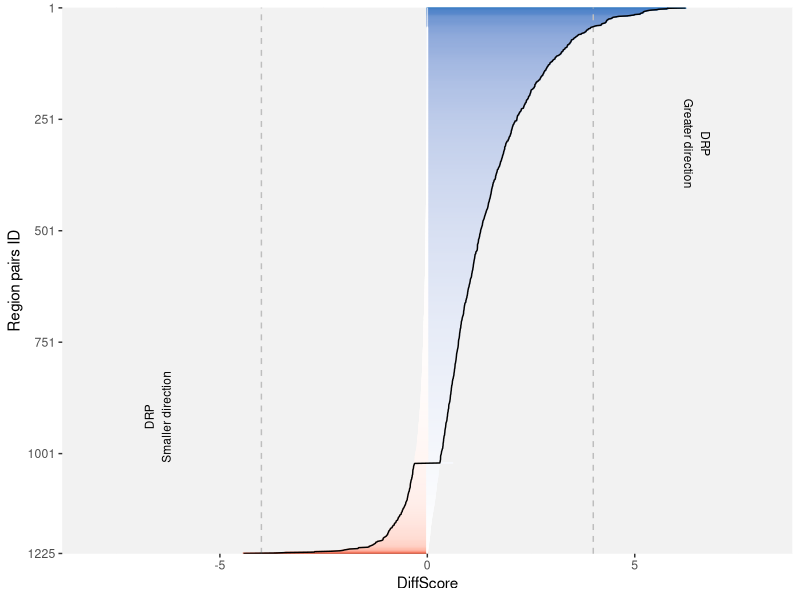

This chart was generated by the following R code:
##################
##########bar plot
####################
dt <- read.table('SourceData/Rep4_WpCauchyPGreatLess_rep4ct3VSrep4ct4.tsv', sep = "\t", header = TRUE)
for(i in 1:dim(dt)[1]){
  if(!is.na(dt$pless[i])){
    a <- c(-log10(dt$pgreat[i]), log10(dt$pless[i]))
    dt$pf[i] <- a[which.max(abs(a))]
    dt$pfs[i] <- which.max(abs(a))
    dt$pfi[i] <- a[which.min(abs(a))]
    dt$pfis[i] <- which.min(abs(a))
  }else{
    dt$pf[i] <- NA
    dt$pfs[i] <- NA
    dt$pfi[i] <- NA
    dt$pfis[i] <- NA
  }
}
dt$pfs <- ifelse(dt$pfs == 1, "great", "less")
dt$pfis <- ifelse(dt$pfis == 1, "great", "less")
dt1 <- data.frame(p_final=dt$pf, p_final_sign=dt$pfs, p_other=dt$pfi, p_other_sign=dt$pfis)
dt2 <- dt1[order(dt1$p_final, decreasing = TRUE),]
dt2$ID <- paste0(seq(1, dim(dt)[1]))

data_o <- reshape2::melt(dt2, id=c("ID", "p_final_sign", "p_other_sign"))
data <- data.frame(ID=data_o$ID, variable=data_o$variable, value=data_o$value, value_sign=ifelse(data_o$variable=="p_final", data_o$p_final_sign, data_o$p_other_sign))
data$ID <- factor(data$ID, levels = paste0( seq(dim(dt)[1], 1)))

dt3 <- dt2[, c(1,5)]
dataline <- dt3
dataline$ID <- factor(dataline$ID, levels = paste0( seq(dim(dt)[1], 1)))
n005g <- length(which(dt$pgreat < 10^(-4)))
n005l <- length(which(dt$pless < 10^(-4)))
library(ggplot2)
pdf(paste0('BarPlot_addLine_revisedAnnot1.pdf'), width = 2, height = 2.56)
ggplot(data,aes(y=ID))+ 
  geom_bar(aes(x=value, color = value), stat = "identity")+
  scale_color_gradient2(low="#d60b0e", mid="white", high="#0f70bf", midpoint = 0, na.value = "grey", limits=c(-abs(max(max(data$value, na.rm = TRUE), min(data$value, na.rm = TRUE))), abs(max(max(data$value, na.rm = TRUE), min(data$value, na.rm = TRUE)))) )+
  geom_vline(xintercept = -log10(10^(-4)), col="grey", linetype = "dashed")+
  geom_vline(xintercept = log10(10^(-4)), col="grey", linetype = "dashed")+
  geom_line(data=dataline, aes(x=p_final,y=ID, group = 1))+
  theme(panel.background = element_rect(fill = "#f2f2f2", 
                                        colour = "#f2f2f2",
                                        size = 0.1, linetype = "solid"),
        panel.grid.major = element_line(size = 0.1, linetype = 'solid',
                                        colour = "#f2f2f2"), 
        panel.grid.minor = element_line(size = 0.1, linetype = 'solid',
                                        colour = "#f2f2f2"),
        legend.position = "none")+
  labs(fill="", y="Region pairs ID", x="DiffScore")+
  xlim(-8, 8)+
  annotate('text', y=dt2$ID[floor(1225*1/4)], x=-log10(10^(-6.5)), label=paste0("DRP\nGreater direction"), size=3, color="black", angle=270)+
  annotate('text', y=dt2$ID[floor(1225*3/4)], x=log10(10^(-6.5)), label=paste0("DRP\nSmaller direction"), size=3, color="black", angle=90)+
  scale_y_discrete(breaks = c(seq(1, 1225, by = 250), 1225), labels=c(seq(1, 1225, by=250), 1225))
dev.off()
